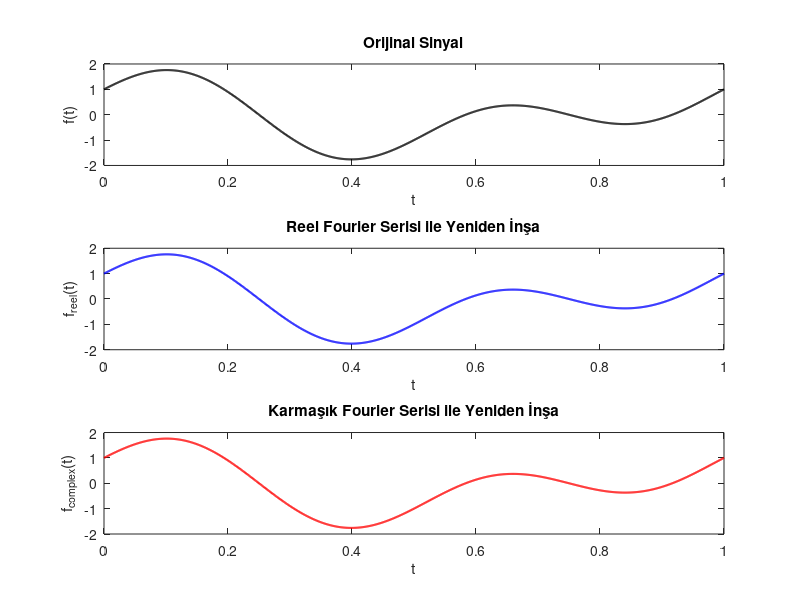
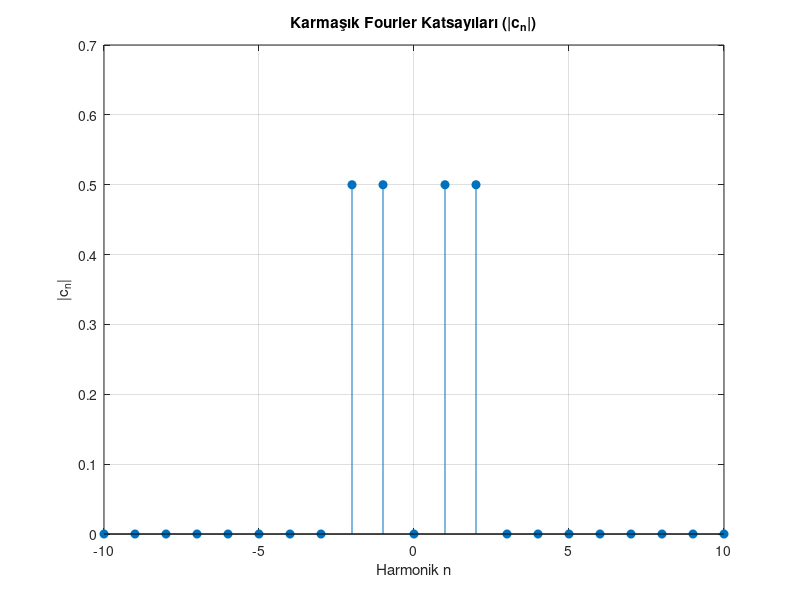

Write MATLAB code to recreate these figures, in order.
% Fourier Serisinin Tanımlanması.
% Periyot
T = 1;
t = linspace(0, T, 1000); % Zaman vektörü

% Sinyal tanımı
f = cos(2*pi*t) + sin(4*pi*t);

% Fourier katsayılarının hesaplama (Karmaşık Fourier serisi)
N = 10; % Harmonik sayısı
n_zeros = zeros(1, 2*N+1); % Karmaşık Fourier katsayıları
n_vals = -N:N; % Frekanslar (n)

for n = -N:N
  c_n(n+N+1) = (1/T) * trapz(t, f .* exp(-1i*2*pi*n*t/T));
end

% Reel sinüs ve kosinüs bileşenlerinin hesaplama
a_n = zeros(1, N+1);
b_n = zeros(1, N);
a_n(1) = (1/T) * trapz(t, f); % DC bileşeni

for n = 1:N
  a_n(n+1) = (2/T) * trapz(t, f .* cos(2*pi*n*t/T));
  b_n(n) = (2/T) * trapz(t, f .* sin(2*pi*n*t/T));
end

% Rekonstrüksiyon (Yeniden İnşa)
f_reel = a_n(1)/2; % DC bileşeni
f_complex = zeros(size(t)); % Karmaşık Fourier serisi

for n = 1:N
  f_reel = f_reel + a_n(n+1)*cos(2*pi*n*t/T) + b_n(n)*sin(2*pi*n*t/T);
end

for n = -N:N
  f_complex = f_complex + c_n(n+N+1)*exp(1i*2*pi*n*t/T);
end

% Grafikleri çizme
figure;

% Orijinal sinyal
subplot(3, 1, 1);
plot(t, f, 'k', 'LineWidth', 1.5);
title('Orijinal Sinyal');
xlabel('t');
ylabel('f(t)');

% Reel Fourier serisiyle yeniden inşa edilen sinyal
subplot(3, 1, 2);
plot(t, real(f_reel), 'b', 'LineWidth', 1.5);
title('Reel Fourier Serisi ile Yeniden İnşa');
xlabel('t');
ylabel('f_{reel}(t)');

% Karmaşık Fourier serisiyle yeniden inşa edilen sinyal
subplot(3, 1, 3);
plot(t, real(f_complex), 'r', 'LineWidth', 1.5);
title('Karmaşık Fourier Serisi ile Yeniden İnşa');
xlabel('t');
ylabel('f_{complex}(t)');

% Karmaşık katsayıların büyüklüğünü gösterme
figure;
stem(n_vals, abs(c_n), 'filled');
title('Karmaşık Fourier Katsayıları (|c_n|)');
xlabel('Harmonik n');
ylabel('|c_n|');
grid on;
